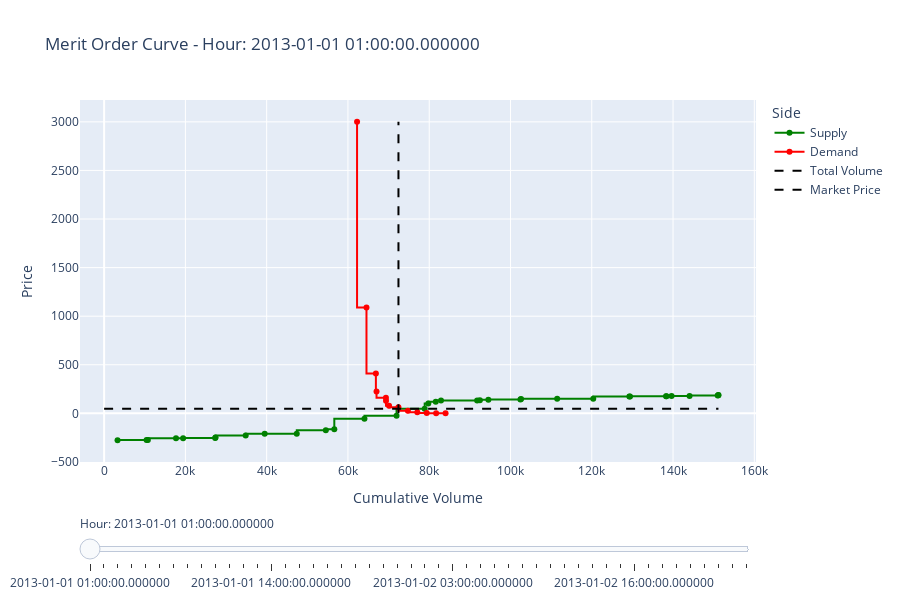

Notebook cell for this chart:
### Code cell
hours = sorted(market_orders["start_time"].unique())[:48]
fig = go.Figure()

for i, hour in enumerate(hours):
    df_hour = market_orders[market_orders["start_time"] == hour]
    supply = df_hour[df_hour["volume"] > 0].copy()
    demand = df_hour[df_hour["volume"] < 0].copy()

    supply_sorted = supply.sort_values("bid_price")
    demand_sorted = demand.sort_values("bid_price", ascending=False)

    supply_sorted["cum_volume"] = supply_sorted["volume"].cumsum()
    demand_sorted["cum_volume"] = demand_sorted["volume"].cumsum() * -1

    # overall volume
    total_volume = demand_sorted["accepted_volume"].sum() * -1
    # market price
    market_price = supply_sorted["accepted_price"].iloc[0]

    # chekc that accepted price is the same for all supply
    assert np.allclose(
        supply_sorted["accepted_price"], market_price
    ), f"Accepted prices differ in hour {hour}, wrong!"

    # Supply trace
    fig.add_trace(
        go.Scatter(
            x=supply_sorted["cum_volume"],
            y=supply_sorted["bid_price"],
            mode="lines+markers",
            name="Supply",
            marker=dict(color="green"),
            visible=(i == 0),
            line_shape="vh",
        )
    )
    # Demand trace
    fig.add_trace(
        go.Scatter(
            x=demand_sorted["cum_volume"],
            y=demand_sorted["bid_price"],
            mode="lines+markers",
            name="Demand",
            marker=dict(color="red"),
            visible=(i == 0),
            line_shape="vh",
        )
    )

    # plot vertical line for total_volume and horizontal line for market price
    fig.add_trace(
        go.Scatter(
            x=[total_volume, total_volume],
            y=[0, demand["bid_price"].max()],
            mode="lines",
            line=dict(color="black", dash="dash"),
            name="Total Volume",
            visible=(i == 0),
        )
    )
    fig.add_trace(
        go.Scatter(
            x=[0, supply_sorted["volume"].sum()],
            y=[market_price, market_price],
            mode="lines",
            line=dict(color="black", dash="dash"),
            name="Market Price",
            visible=(i == 0),
        )
    )

# Create slider steps
steps = []
for i, hour in enumerate(hours):
    step = dict(
        method="update",
        args=[
            {"visible": [False] * len(fig.data)},
            {"title": f"Merit Order Curve - Hour: {hour}"},
        ],
        label=str(hour),
    )
    # Correctly set all four traces for this hour to visible
    step["args"][0]["visible"][4 * i] = True  # Supply
    step["args"][0]["visible"][4 * i + 1] = True  # Demand
    step["args"][0]["visible"][4 * i + 2] = True  # Vertical line
    step["args"][0]["visible"][4 * i + 3] = True  # Horizontal line
    steps.append(step)

sliders = [
    dict(active=0, currentvalue={"prefix": "Hour: "}, pad={"t": 50}, steps=steps)
]

fig.update_layout(
    sliders=sliders,
    xaxis_title="Cumulative Volume",
    yaxis_title="Price",
    title=f"Merit Order Curve - Hour: {hours[0]}",
    legend_title="Side",
    height=600,
)

fig.show()
